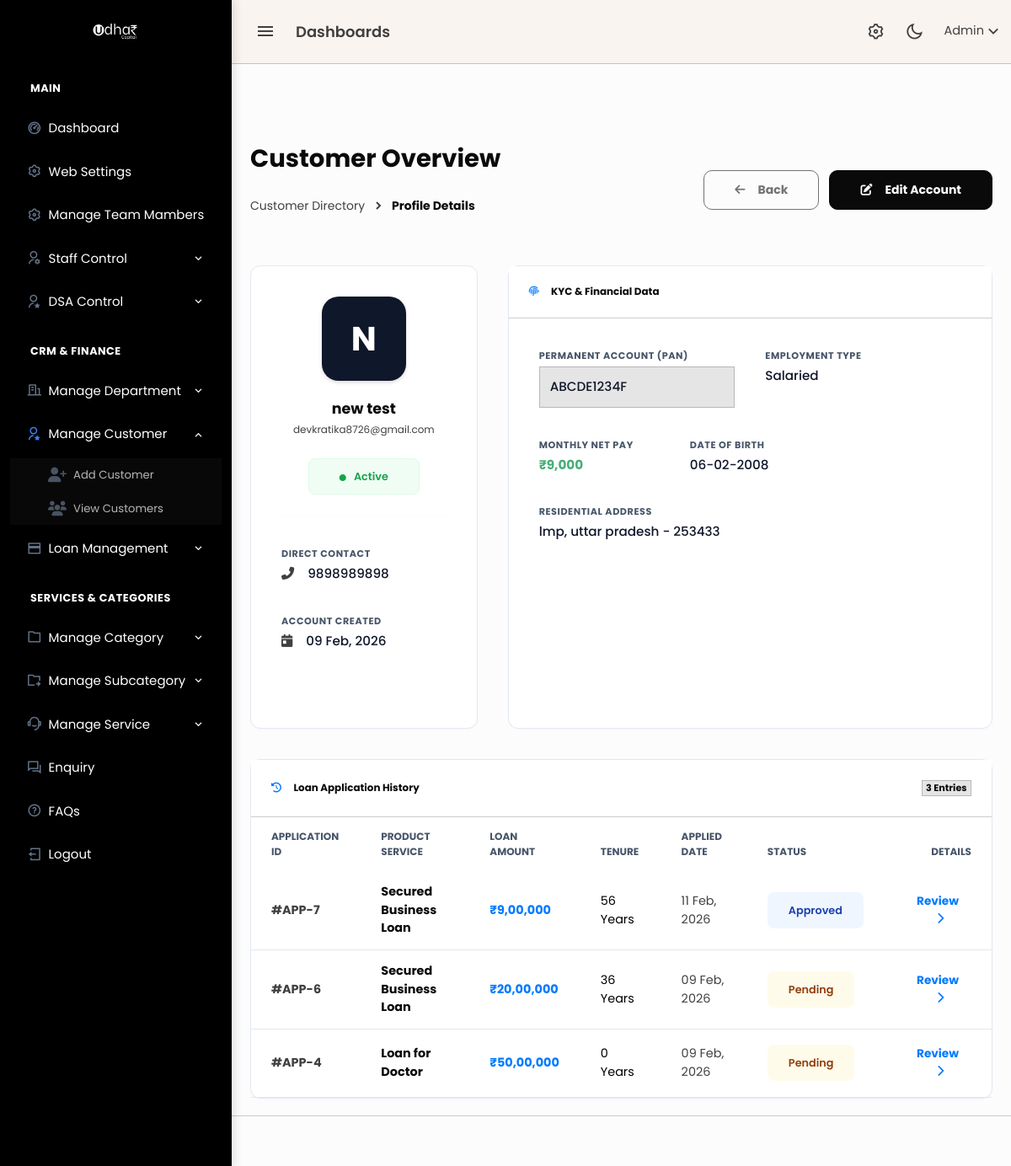
Page /admin/customer_view.php?id=4 (signed in) on the committed database.
### tables this page shows
CREATE TABLE `customer_profiles` (
  `id` bigint(20) UNSIGNED NOT NULL,
  `customer_id` bigint(20) UNSIGNED NOT NULL,
  `pan_number` varchar(20) DEFAULT NULL,
  `birth_date` date DEFAULT NULL,
  `state` varchar(100) DEFAULT NULL,
  `city` varchar(100) DEFAULT NULL,
  `pin_code` varchar(10) DEFAULT NULL,
  `employee_type` enum('salaried','self_employed','business','professional') DEFAULT NULL,
  `company_name` varchar(255) DEFAULT NULL,
  `monthly_income` decimal(12,2) DEFAULT NULL,
  `reference1_name` varchar(255) DEFAULT NULL,
  `reference1_phone` varchar(20) DEFAULT NULL,
  `reference2_name` varchar(255) DEFAULT NULL,
  `reference2_phone` varchar(20) DEFAULT NULL,
  `created_at` timestamp NOT NULL DEFAULT current_timestamp(),
  `updated_at` timestamp NOT NULL DEFAULT current_timestamp() ON UPDATE current_timestamp()
);

CREATE TABLE `customers` (
  `id` bigint(20) UNSIGNED NOT NULL,
  `full_name` varchar(255) NOT NULL,
  `email` varchar(255) NOT NULL,
  `phone` varchar(20) NOT NULL,
  `password` varchar(255) NOT NULL,
  `aadhaar_number` varchar(20) DEFAULT NULL,
  `status` enum('active','blocked') DEFAULT 'active',
  `created_at` timestamp NOT NULL DEFAULT current_timestamp(),
  `updated_at` timestamp NOT NULL DEFAULT current_timestamp() ON UPDATE current_timestamp()
);

CREATE TABLE `loan_applications` (
  `id` bigint(20) UNSIGNED NOT NULL,
  `customer_id` bigint(20) UNSIGNED NOT NULL,
  `service_id` bigint(20) UNSIGNED NOT NULL,
  `dsa_id` bigint(20) UNSIGNED DEFAULT NULL,
  `assigned_staff_id` bigint(20) UNSIGNED DEFAULT NULL,
  `assigned_by` bigint(20) UNSIGNED DEFAULT NULL,
  `assigned_at` timestamp NULL DEFAULT NULL,
  `interest_rate` decimal(5,2) NOT NULL DEFAULT 0.00,
  `interest_type` enum('year','month') NOT NULL DEFAULT 'year',
  `requested_amount` decimal(15,2) NOT NULL,
  `tenure_years` int(11) NOT NULL,
  `emi_amount` decimal(15,2) NOT NULL,
  `status` enum('pending','approved','rejected','disbursed') DEFAULT 'pending',
  `created_at` timestamp NOT NULL DEFAULT current_timestamp(),
  `rejection_note` text DEFAULT NULL
);

CREATE TABLE `services` (
  `id` bigint(20) UNSIGNED NOT NULL,
  `category_id` bigint(20) UNSIGNED NOT NULL,
  `sub_category_id` bigint(20) UNSIGNED NOT NULL,
  `service_name` varchar(255) NOT NULL,
  `title` varchar(255) NOT NULL,
  `slug` varchar(255) NOT NULL,
  `short_description` text DEFAULT NULL,
  `long_description` longtext DEFAULT NULL,
  `hero_image` varchar(255) DEFAULT NULL,
  `card_img` varchar(255) DEFAULT NULL,
  `created_at` timestamp NULL DEFAULT current_timestamp(),
  `updated_at` timestamp NULL DEFAULT current_timestamp() ON UPDATE current_timestamp()
);

### core/crypto_helper.php (called while the page is built, shortened)
<?php
if (!function_exists('uc_decrypt_sensitive')) {
    function uc_decrypt_sensitive(?string $cipherText): string
    {
        $cipherText = (string)$cipherText;
        if (!str_starts_with($cipherText, 'enc:v1:')) {
            return $cipherText;
        }
        $key = uc_get_crypto_key();
        $payload = substr($cipherText, 7);
        $payload = strtr($payload, '-_', '+/');
        $raw = base64_decode($payload, true);
        $iv = substr($raw, 0, 16);
        $cipherRaw = substr($raw, 48);
        $plainText = openssl_decrypt($cipherRaw, 'aes-256-cbc', $key, OPENSSL_RAW_DATA, $iv);
        return $plainText === false ? '' : $plainText;
    }
}

### includes/format_helpers.php (called while the page is built, shortened)
<?php
if (!function_exists('format_inr')) {
    function format_inr($amount, int $decimals = 0): string
    {
        $num = (float)$amount;
        $neg = $num < 0 ? '-' : '';
        $num = abs($num);
        $fixed = number_format($num, $decimals, '.', '');
        $parts = explode('.', $fixed);
        $intPart = $parts[0];
        if (strlen($intPart) > 3) {
            $last3 = substr($intPart, -3);
            $rest = substr($intPart, 0, -3);
            $rest = preg_replace('/\B(?=(\d{2})+(?!\d))/', ',', $rest);
            $intPart = $rest . ',' . $last3;
        }
        return $neg . $intPart;
    }
}

### admin/customer_view.php (the view, shortened to what this page needs)
<?php
include 'header.php';
echo '<link rel="stylesheet" href="https://cdnjs.cloudflare.com/ajax/libs/font-awesome/6.4.2/css/all.min.css">';
include 'topbar.php';
include 'sidebar.php';
$id = (int)$_GET['id'];
$query = "SELECT c.*, cp.* FROM customers c
          LEFT JOIN customer_profiles cp ON c.id = cp.customer_id
          WHERE c.id = $id";
$result = mysqli_query($conn, $query);
$cust = mysqli_fetch_assoc($result);
if (!empty($cust['pan_number'])) {
    $cust['pan_number'] = uc_decrypt_sensitive($cust['pan_number']);
}
$loan_query = "SELECT l.*, s.service_name
               FROM loan_applications l
               LEFT JOIN services s ON l.service_id = s.id
               WHERE l.customer_id = $id
               ORDER BY l.created_at DESC";
$loan_res = mysqli_query($conn, $loan_query);
?>
<div class="content-page">
    <div class="content">
        <div class="container-fluid pt-5">
            <div class="d-flex justify-content-between align-items-center mb-4">
                <div>
                    <h2 class="fw-bold text-dark mb-1">Customer Overview</h2>
                    <nav aria-label="breadcrumb">
                        <ol class="breadcrumb mb-0 small">
                            <li class="breadcrumb-item"><a href="customers.php" class="text-decoration-none text-muted">Customer Directory</a></li>
                            <li class="breadcrumb-item active text-dark fw-bold" aria-current="page">Profile Details</li>
                        </ol>
                    </nav>
                </div>
                <div class="d-flex gap-2">
                    <a href="customers.php" class="btn btn-outline-secondary px-4 py-2 fw-bold" style="border-radius: 10px;">
                        <i class="fas fa-arrow-left me-2"></i> Back
                    </a>
                    <a href="customer_add.php?id=<?= $id ?>" class="btn btn-dark px-4 py-2 fw-bold" style="border-radius: 10px;">
                        <i class="fas fa-edit me-2"></i> Edit Account
                    </a>
                </div>
            </div>
            <div class="row g-4">
                <div class="col-lg-4">
                    <div class="card card-modern h-100">
                        <div class="card-body text-center p-4">
                            <div class="avatar-large mb-3 shadow-sm">
                                <?= strtoupper(substr($cust['full_name'], 0, 1)) ?>
                            </div>
                            <h4 class="fw-bold text-dark mb-1"><?= htmlspecialchars($cust['full_name']) ?></h4>
                            <p class="text-muted small mb-4"><?= htmlspecialchars($cust['email']) ?></p>
                            <span class="badge-soft <?= ($cust['status'] == 'active') ? 'badge-active' : 'badge-blocked' ?> px-4 py-2">
                                <i class="fas fa-circle me-1" style="font-size: 8px;"></i> <?= ucfirst($cust['status']) ?>
                            </span>
                            <hr class="my-4" style="opacity: 0.05;">
                            <div class="text-start">
                                <div class="mb-4">
                                    <span class="info-label">Direct Contact</span>
                                    <div class="info-value"><i class="fas fa-phone-alt me-2 text-muted"></i> <?= htmlspecialchars($cust['phone']) ?></div>
                                </div>
                                <div class="mb-4">
                                    <span class="info-label">Account Created</span>
                                    <div class="info-value"><i class="fas fa-calendar-day me-2 text-muted"></i> <?= date('d M, Y', strtotime($cust['created_at'])) ?></div>
                                </div>
                            </div>
                        </div>
                    </div>
                </div>
                <div class="col-lg-8">
                    <div class="card card-modern h-100">
                        <div class="card-header bg-white py-3 border-bottom">
                            <h6 class="mb-0 fw-bold text-dark"><i class="fas fa-fingerprint me-2 text-primary"></i> KYC & Financial Data</h6>
                        </div>
                        <div class="card-body p-4">
                            <div class="row g-4">
                                <div class="col-md-6">
                                    <span class="info-label">Permanent Account (PAN)</span>
                                    <div class="info-value p-2 border rounded bg-light"><?= $cust['pan_number'] ?: 'Not Provided' ?></div>
                                </div>
                                <div class="col-md-4">
                                    <span class="info-label">Employment Type</span>
                                    <div class="info-value text-capitalize"><?= str_replace('_', ' ', $cust['employee_type']) ?: '--' ?></div>
                                </div>
                                <div class="col-md-4">
                                    <span class="info-label">Monthly Net Pay</span>
                                    <div class="info-value text-success fw-bold"><?= $cust['monthly_income'] ? '₹' . format_inr($cust['monthly_income']) : '--' ?></div>
                                </div>
                                <div class="col-md-4">
                                    <span class="info-label">Date of Birth</span>
                                    <div class="info-value"><?= $cust['birth_date'] ? date('d-m-Y', strtotime($cust['birth_date'])) : '--' ?></div>
                                </div>
                                <div class="col-12">
                                    <span class="info-label">Residential Address</span>
                                    <div class="info-value">
                                        <?php if($cust['city'] || $cust['state']): ?>
                                            <?= htmlspecialchars($cust['city']) ?>, <?= htmlspecialchars($cust['state']) ?> - <?= htmlspecialchars($cust['pin_code']) ?>
                                        <?php else: ?>
                                            <span class="text-muted italic">No address details stored.</span>
                                        <?php endif; ?>
                                    </div>
                                </div>
                            </div>
                        </div>
                    </div>
                </div>
            </div>
            <div class="row mt-4">
                <div class="col-12">
                    <div class="card card-modern">
                        <div class="card-header bg-white py-3 d-flex justify-content-between align-items-center border-bottom">
                            <h6 class="mb-0 fw-bold text-dark"><i class="fas fa-history me-2 text-primary"></i> Loan Application History</h6>
                            <span class="badge bg-light text-dark border fw-bold"><?= mysqli_num_rows($loan_res) ?> Entries</span>
                        </div>
                        <div class="card-body p-0">
                            <div class="table-responsive">
                                <table class="table table-modern mb-0 align-middle">
                                    <thead>
                                        <tr>
                                            <th>Application ID</th>
                                            <th>Product Service</th>
                                            <th>Loan Amount</th>
                                            <th>Tenure</th>
                                            <th>Applied Date</th>
                                            <th>Status</th>
                                            <th class="text-end">Details</th>
                                        </tr>
                                    </thead>
                                    <tbody>
                                        <?php if (mysqli_num_rows($loan_res) > 0) : ?>
                                            <?php while ($loan = mysqli_fetch_assoc($loan_res)) : ?>
                                                <tr>
                                                    <td class="text-muted fw-bold">#APP-<?= $loan['id'] ?></td>
                                                    <td class="fw-bold text-dark"><?= htmlspecialchars($loan['service_name']) ?></td>
                                                    <td class="text-primary fw-bold">₹<?= format_inr($loan['requested_amount']) ?></td>
                                                    <td><?= $loan['tenure_years'] ?> Years</td>
                                                    <td class="text-muted small"><?= date('d M, Y', strtotime($loan['created_at'])) ?></td>
                                                    <td>
                                                        <?php
                                                            $status = $loan['status'];
                                                            $badgeClass = "badge-$status";
                                                        ?>
                                                        <span class="badge-soft <?= $badgeClass ?> px-3 py-2 text-capitalize">
                                                            <?= $status ?>
                                                        </span>
                                                    </td>
                                                    <td class="text-end">
                                                        <a href="loan_view.php?id=<?= $loan['id'] ?>" class="btn btn-sm btn-link text-decoration-none fw-bold">
                                                            Review <i class="fas fa-chevron-right ms-1"></i>
                                                        </a>
                                                    </td>
                                                </tr>
                                            <?php endwhile; ?>
                                        <?php endif; ?>
                                    </tbody>
                                </table>
                            </div>
                        </div>
                    </div>
                </div>
            </div>
        </div>
    </div>
</div>
<?php include 'footer.php'; ?>

### admin/sidebar.php (style rules this page uses)
:root { --nav-bg: #000000; --nav-text: #ffffff; --nav-hover-bg: #1e293b; --accent-blue: #3b82f6; }

### admin/customer_view.php (style rules this page uses)
:root { --slate-900: #0f172a; --slate-600: #475569; --slate-200: #e2e8f0; --blue-500: #3b82f6; }
.content-page { background-color: #fcfcfd; }
.card-modern { border: 1px solid var(--slate-200); border-radius: 12px; background: #ffffff; box-shadow: 0 1px 3px rgba(0,0,0,0.02); }
.info-label { font-size: 0.7rem; text-transform: uppercase; color: var(--slate-600); font-weight: 700; letter-spacing: 0.05em; margin-bottom: 4px; display: block; }
.info-value { font-size: 0.95rem; color: var(--slate-900); font-weight: 500; }
.avatar-large { width: 100px; height: 100px; background: var(--slate-900); color: white; border-radius: 20px; display: flex; align-items: center; justify-content: center; font-weight: 700; font-size: 2.5rem; margin: 0 auto; }
.badge-soft { padding: 5px 12px; border-radius: 8px; font-weight: 600; font-size: 0.8rem; border: 1px solid transparent; }
.badge-active { background: #f0fdf4; color: #16a34a; border-color: #dcfce7; }
.badge-pending { background: #fffbeb; color: #92400e; }
.badge-approved { background: #eff6ff; color: #1e40af; }
.table-modern thead th { background: #f8fafc; text-transform: uppercase; font-size: 0.75rem; font-weight: 700; color: var(--slate-600); padding: 14px 24px; border: none; }
.table-modern tbody td { padding: 14px 24px; font-size: 0.9rem; border-bottom: 1px solid var(--slate-200); }

### rows in the picture
customer_profiles: customer.full_name "N", customer.full_name "new test", customer.email "devkratika8726@gmail.com", customer.status "Active", customer.phone "9898989898", created_at "09 Feb, 2026", pan_number "ABCDE1234F", employee_type "Salaried", monthly_income "9,000", birth_date "06-02-2008", city "lmp", state "uttar pradesh", pin_code "253433"
loan_applications: id "7", service.service_name "Secured Business Loan", requested_amount "9,00,000", tenure_years "56", created_at "11 Feb, 2026", status "Approved"
loan_applications: id "6", service.service_name "Secured Business Loan", requested_amount "20,00,000", tenure_years "36", created_at "09 Feb, 2026", status "Pending"
loan_applications: id "4", service.service_name "Loan for Doctor", requested_amount "50,00,000", tenure_years "0", created_at "09 Feb, 2026", status "Pending"

### other values in the picture
mysqli_num_rows($loan_res) "3"
